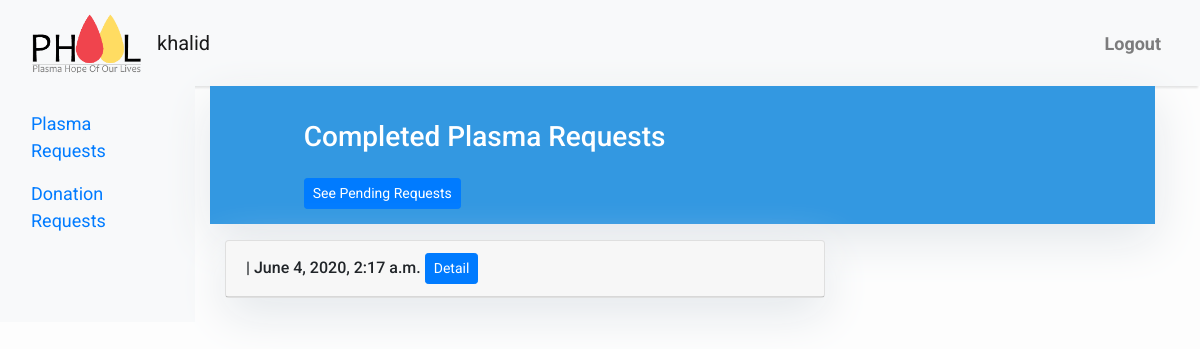
/plasma/completed/plasma/ (signed in), run on an earlier commit of the app's database.
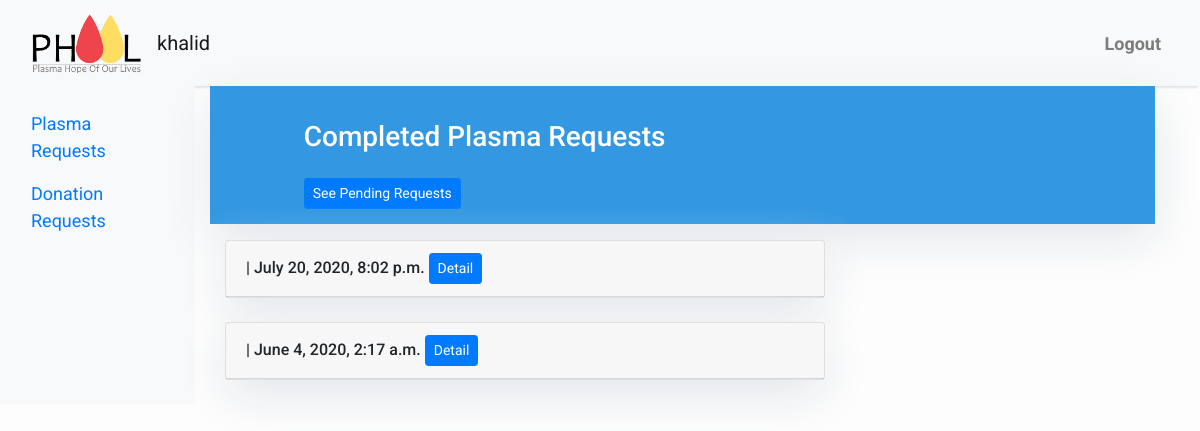
And on a later commit of the database.
### plasma/models.py (models this page shows)
class Profile(models.Model):
    author = models.ForeignKey(User, on_delete=models.CASCADE)
    first_name = models.CharField(max_length=30)
    last_name = models.CharField(max_length=30)
    address = models.CharField(max_length=30, blank=True)
    city = models.CharField(max_length=30)
    province = models.IntegerField(choices=PROVINCES, default=4)
    birth_date = models.DateField(null=True, blank=True)
    gender = models.IntegerField(choices=GENDER, default=3)
    phone_regex = RegexValidator(regex=r'^\+?1?\d{9,15}$',
                                 message="Phone number must be entered in the format: '+999999999'. Up to 15 digits allowed.")
    phone = models.CharField(validators=[phone_regex], max_length=17, blank=True)
    date_covid_19_diagnosed = models.DateField(null=True, blank=True)
    blood_group = models.IntegerField(choices=BLOOD, default=8)
    hospital_which_labelled_positive = models.CharField(max_length=30, blank=True)
    hospital_which_labelled_negative = models.CharField(max_length=30, blank=True)
    lab_which_labelled_positive = models.CharField(max_length=30, blank=True)
    lab_which_labelled_negative = models.CharField(max_length=30, blank=True)
    donation_request = models.BooleanField(default=False)
    plasma_request = models.BooleanField(default=False)
    donation_completed = models.BooleanField(default=False)
    plasma_completed = models.BooleanField(default=False)
    created_on = models.DateTimeField(auto_now_add=True, blank=True)

### plasma/views.py (the view)
# urls.py: path("completed/plasma/", views.CompletedPlasmaRequestsList.as_view(), name="completed_plasma_requests"),
class CompletedPlasmaRequestsList(LoginRequiredMixin, generic.ListView):
    model = Profile
    template_name = "completed_plasma_list.html"
    def get_queryset(self):
        return (
            Profile.objects.filter(plasma_completed=1)
                .order_by("-created_on")
        )

### templates/completed_plasma_list.html (shortened to what this page needs)
{% extends "base.html" %}
{% block content %}
<header class="masthead">
    <div class="container">
        <div class="row">
            <div class=" col-md-8 col-md-10 mx-auto">
                <div class="site-heading">
                    <h3 class=" site-heading my-4 mt-3 text-white">Completed Plasma Requests</h3>
                    <a href="{% url 'plasma_requests' %}" class="btn btn-primary btn-sm">See Pending Requests</a>
                </div>
            </div>
        </div>
    </div>
</header>
<div class="container">
    <div class="row">
    {% if user.is_authenticated %}
        <div class="col-md-8 mt-3 left">
            {% for post in object_list %}
            <div class="card mb-4">
            <h6 class="card-header">{% block title %} {{ post.user}}  | {{ post.created_on }} <a href="{% url 'completed_plasma_detail' post.pk  %}" class="btn btn-primary btn-sm">Detail</a>{% endblock title %}</h6>
            </div>
            {% endfor %}
        </div>
    {% endif %}
    </div>
</div>
{%endblock%}

What changed in the data, as far as the page shows it:
added Profile: created_on "July 20, 2020, 8:02 p.m."
